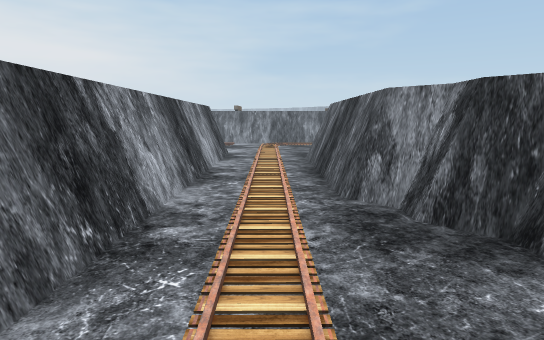
view 1 (above)

20 first-person views from a walk through a 3-D level made in the Unity game engine. The camera is 1.4 m above the floor, tilts 8° down and sees 75° across. The floor is counted in squares, 1 m on a side. Each view is taken from the middle of a square. On the plan, view 1 faces up. The plan holds only what a view shows up to about 15 squares ahead; the rest is blank. The place goes on beyond the plan. The player character is not drawn. Door leaves are left out, so doorways stand open.

view 2
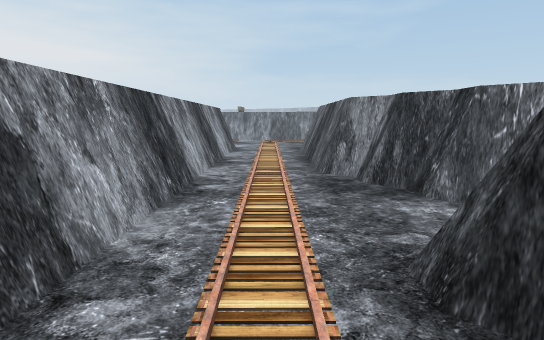

view 3
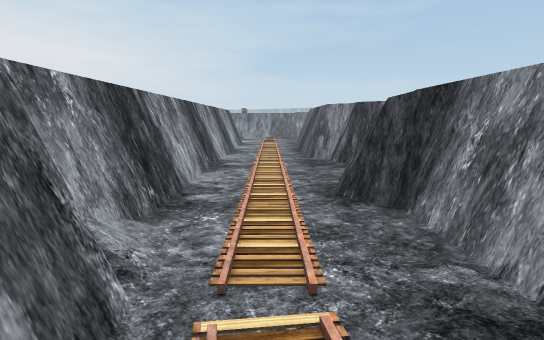

view 4
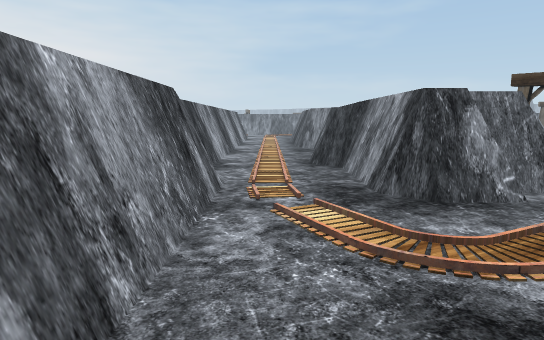

view 5
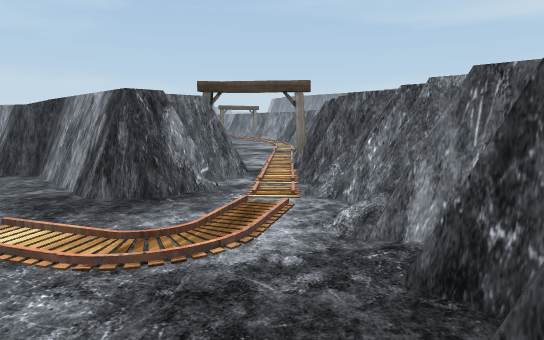

view 6
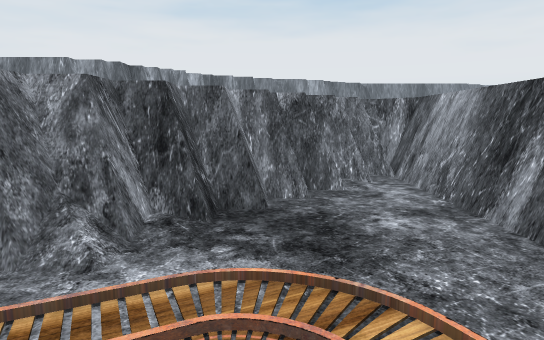

view 7
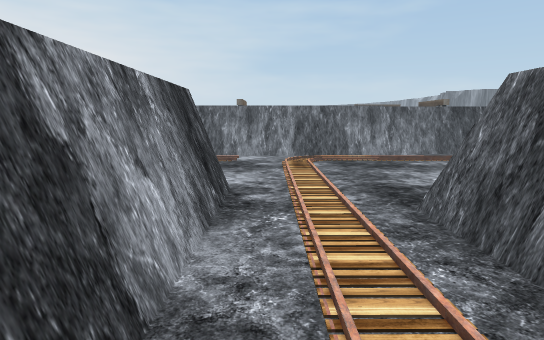

view 8
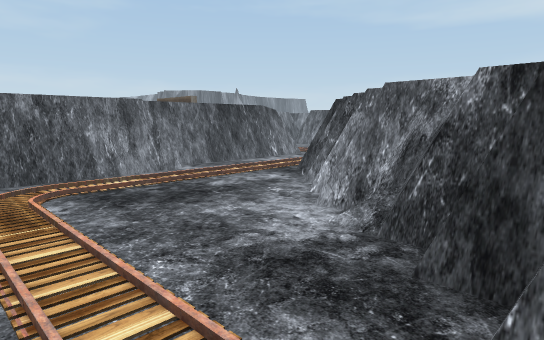

view 9
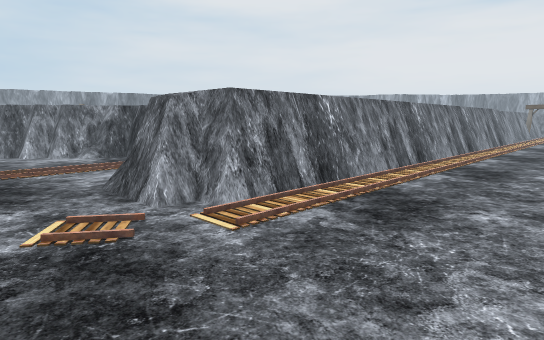

view 10
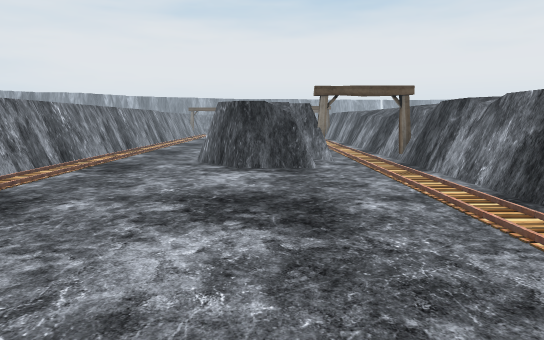

view 11
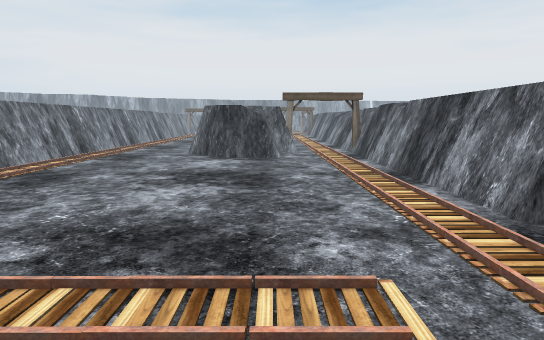

view 12
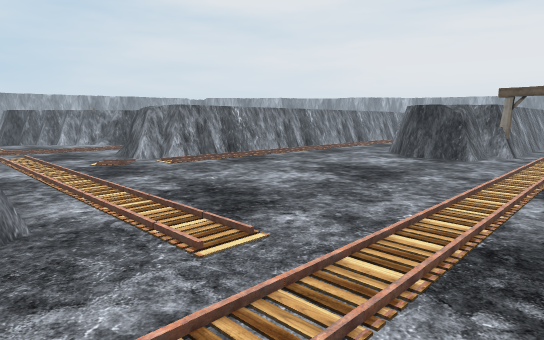

view 13
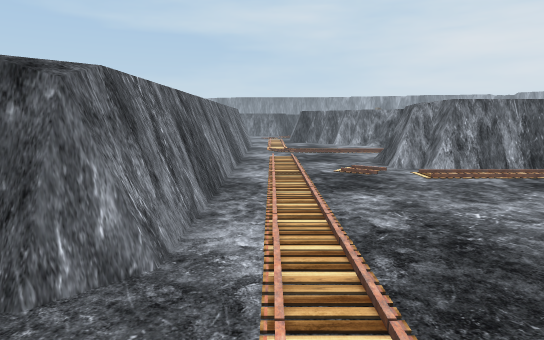

view 14
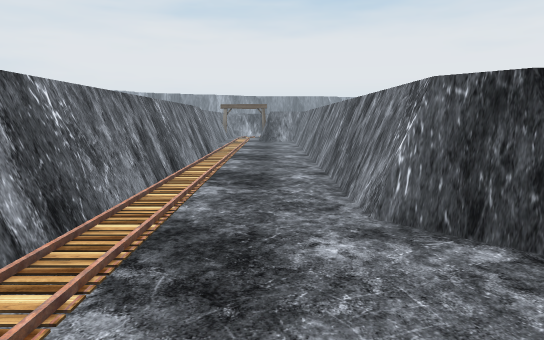

view 15
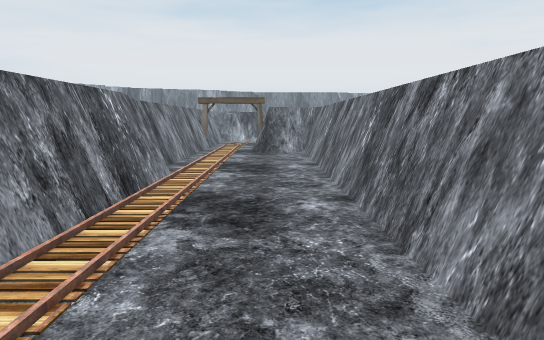

view 16
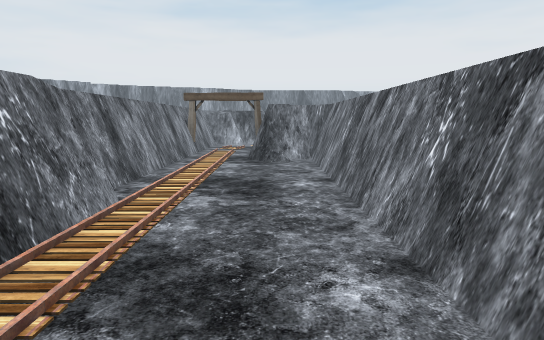

view 17
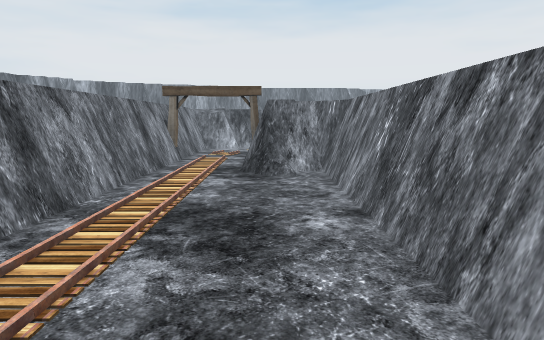

view 18
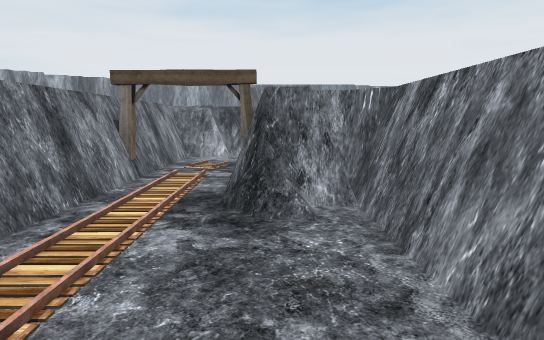

view 19
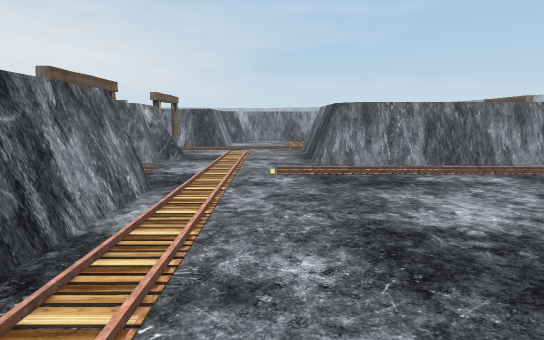

view 20
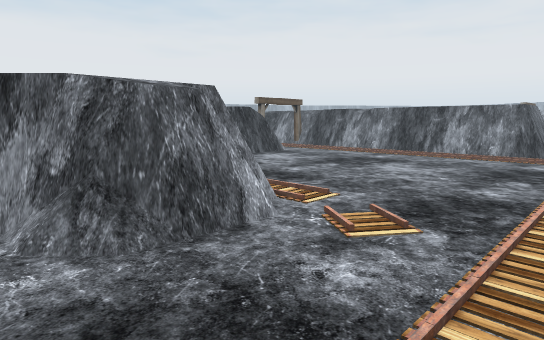

### Floor plan
Key: @ floor where view 1 was taken; # wall or solid block; . floor; = window, fence, low wall or low ledge; O other object.
Columns run from 19 left of view 1 to 7 right of it. Each row starts with its distance up from view 1.
 23 #.....###             #####
 22 ......=#################...
 21  ..................
 20  .........................=
 19 ##.......................=#
 18 ##......................=##
 17  #...........=##=.......##
 16  #.......... ####......##
 15  #.......... #  ##....=#
 14  #.......... #  ##...###
 13  #.......... #   #..=##
 12  #.......... #   #..=#
 11  #...........#   #..=#
 10  #...........#   #..=#
  9  #...####... #   #..=#
  8  #..#####... #   #..=#
  7  O..##  #... #   #..=#
  6  #..#   #... #   #...##
  5  #  #   #... #   #...##
  4         #... #   #....##
  3         #....#   #....##
  2         #....#   #....=
  1         #....#   #....
  0         #....#   #.@.#
 -1         #....#   #...##
 -2         #....#   #...#
 -3         #....#   #...#
 -4         #....##  #...##
 -5         #....=#  ##..#####
 -6         #....=#  ##...##..#
 -7         #....=#   #......##
 -8         #....=#   #.....=##
 -9         #....=#   #.....=#
-10         #.=..=#   #....###
-11         ###=.=#   #...###
-12         ###=.=#   #..##
-13           #=.=#   #.###
-14           #O.O#   ####
-15           #=.=#
-16            ..=#
-17            ..=#
-18            ..=#
-19             ###
-20            ##

Positions as (right, up) in squares from view 1, and headings:
1: (0, 0), facing up
2: (0, -3), facing up
3: (0, -7), facing up
4: (0, -12), facing up
5: (0, -12), facing up-right
6: (2, -6), facing down
7: (-1, 8), facing up
8: (-1, 13), facing up-right
9: (-11, 20), facing down-right
10: (-13, 20), facing down
11: (-14, 23), facing down
12: (-18, 23), facing down-right
13: (-16, 21), facing right
14: (-9, 13), facing down
15: (-9, 5), facing down
16: (-9, 2), facing down
17: (-9, -1), facing down
18: (-9, -5), facing down
19: (-15, 11), facing up
20: (-2, 21), facing down-left
